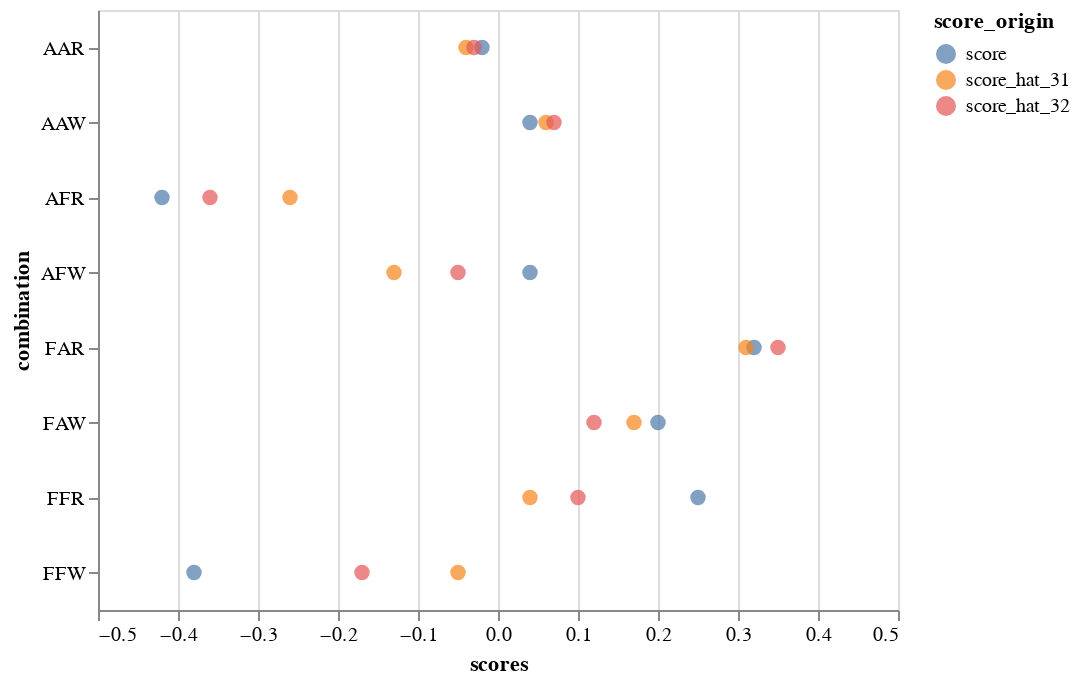

The notebook cell this image was saved under:
### Code cell
plot = alt.Chart(aux_plot)\
   .mark_circle(size = 60)\
   .encode(
        x=alt.X('scores', title='scores',scale=alt.Scale(domain=(-0.5, 0.5))),
        y=alt.Y('combination', title='combination'),
        color='score_origin'
          )

plot

### Figure 1 — Vega-Lite specification as saved in the notebook (floating-point values rounded to 4 significant figures)
{"$schema": "https://vega.github.io/schema/vega-lite/v3.3.0.json", "config": {"mark": {"tooltip": null}, "view": {"height": 300, "width": 400}}, "data": {"name": "data-23ebd87f9eb6e437d682b69192fef2a4"}, "datasets": {"data-23ebd87f9eb6e437d682b69192fef2a4": [{"combination": "FFW", "score_origin": "score", "scores": -0.38}, {"combination": "FFR", "score_origin": "score", "scores": 0.25}, {"combination": "FAW", "score_origin": "score", "scores": 0.2}, {"combination": "FAR", "score_origin": "score", "scores": 0.32}, {"combination": "AFW", "score_origin": "score", "scores": 0.04}, {"combination": "AFR", "score_origin": "score", "scores": -0.42}, {"combination": "AAW", "score_origin": "score", "scores": 0.04}, {"combination": "AAR", "score_origin": "score", "scores": -0.02}, {"combination": "FFW", "score_origin": "score_hat_31", "scores": -0.05}, {"combination": "FFR", "score_origin": "score_hat_31", "scores": 0.04}, {"combination": "FAW", "score_origin": "score_hat_31", "scores": 0.17}, {"combination": "FAR", "score_origin": "score_hat_31", "scores": 0.31}, {"combination": "AFW", "score_origin": "score_hat_31", "scores": -0.13}, {"combination": "AFR", "score_origin": "score_hat_31", "scores": -0.26}, {"combination": "AAW", "score_origin": "score_hat_31", "scores": 0.06}, {"combination": "AAR", "score_origin": "score_hat_31", "scores": -0.04}, {"combination": "FFW", "score_origin": "score_hat_32", "scores": -0.17}, {"combination": "FFR", "score_origin": "score_hat_32", "scores": 0.1}, {"combination": "FAW", "score_origin": "score_hat_32", "scores": 0.12}, {"combination": "FAR", "score_origin": "score_hat_32", "scores": 0.35}, {"combination": "AFW", "score_origin": "score_hat_32", "scores": -0.05}, {"combination": "AFR", "score_origin": "score_hat_32", "scores": -0.36}, {"combination": "AAW", "score_origin": "score_hat_32", "scores": 0.07}, {"combination": "AAR", "score_origin": "score_hat_32", "scores": -0.03}]}, "encoding": {"color": {"field": "score_origin", "type": "nominal"}, "x": {"field": "scores", "scale": {"domain": [-0.5, 0.5]}, "title": "scores", "type": "quantitative"}, "y": {"field": "combination", "title": "combination", "type": "nominal"}}, "mark": {"size": 60, "type": "circle"}}
